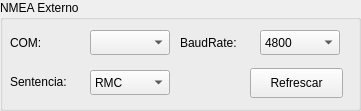
           <widget class="QGroupBox" name="box_NMEA_Ext">
            <property name="geometry">
             <rect>
              <x>750</x>
              <y>140</y>
              <width>361</width>
              <height>111</height>
             </rect>
            </property>
            <property name="title">
             <string>NMEA Externo</string>
            </property>
            <widget class="QLabel" name="label_31">
             <property name="geometry">
              <rect>
               <x>180</x>
               <y>30</y>
               <width>80</width>
               <height>25</height>
              </rect>
             </property>
             <property name="minimumSize">
              <size>
               <width>80</width>
               <height>25</height>
              </size>
             </property>
             <property name="maximumSize">
              <size>
               <width>80</width>
               <height>25</height>
              </size>
             </property>
             <property name="text">
              <string>BaudRate:</string>
             </property>
            </widget>
            <widget class="QComboBox" name="cbox_NMEAExt_BR">
             <property name="geometry">
              <rect>
               <x>260</x>
               <y>30</y>
               <width>80</width>
               <height>25</height>
              </rect>
             </property>
             <property name="minimumSize">
              <size>
               <width>80</width>
               <height>25</height>
              </size>
             </property>
             <property name="maximumSize">
              <size>
               <width>80</width>
               <height>25</height>
              </size>
             </property>
             <item>
              <property name="text">
               <string>4800</string>
              </property>
             </item>
             <item>
              <property name="text">
               <string>9600</string>
              </property>
             </item>
             <item>
              <property name="text">
               <string>38400</string>
              </property>
             </item>
            </widget>
            <widget class="QComboBox" name="cbox_NMEAExt_Sentencia">
             <property name="geometry">
              <rect>
               <x>90</x>
               <y>70</y>
               <width>80</width>
               <height>25</height>
              </rect>
             </property>
             <property name="minimumSize">
              <size>
               <width>80</width>
               <height>25</height>
              </size>
             </property>
             <property name="maximumSize">
              <size>
               <width>80</width>
               <height>25</height>
              </size>
             </property>
             <property name="currentText">
              <string>RMC</string>
             </property>
             <property name="currentIndex">
              <number>0</number>
             </property>
             <item>
              <property name="text">
               <string>RMC</string>
              </property>
             </item>
            </widget>
            <widget class="QLabel" name="label_32">
             <property name="geometry">
              <rect>
               <x>10</x>
               <y>69</y>
               <width>80</width>
               <height>25</height>
              </rect>
             </property>
             <property name="minimumSize">
              <size>
               <width>80</width>
               <height>25</height>
              </size>
             </property>
             <property name="maximumSize">
              <size>
               <width>80</width>
               <height>25</height>
              </size>
             </property>
             <property name="text">
              <string>Sentencia:</string>
             </property>
            </widget>
            <widget class="QComboBox" name="cbox_NMEAExt_COM">
             <property name="geometry">
              <rect>
               <x>90</x>
               <y>30</y>
               <width>80</width>
               <height>25</height>
              </rect>
             </property>
             <property name="minimumSize">
              <size>
               <width>80</width>
               <height>25</height>
              </size>
             </property>
             <property name="maximumSize">
              <size>
               <width>80</width>
               <height>25</height>
              </size>
             </property>
             <property name="currentIndex">
              <number>-1</number>
             </property>
            </widget>
            <widget class="QLabel" name="label_33">
             <property name="geometry">
              <rect>
               <x>10</x>
               <y>30</y>
               <width>45</width>
               <height>25</height>
              </rect>
             </property>
             <property name="minimumSize">
              <size>
               <width>45</width>
               <height>25</height>
              </size>
             </property>
             <property name="maximumSize">
              <size>
               <width>45</width>
               <height>25</height>
              </size>
             </property>
             <property name="text">
              <string>COM:</string>
             </property>
            </widget>
            <widget class="QPushButton" name="btn_NMEAExt_Refresh">
             <property name="geometry">
              <rect>
               <x>250</x>
               <y>68</y>
               <width>93</width>
               <height>30</height>
              </rect>
             </property>
             <property name="minimumSize">
              <size>
               <width>0</width>
               <height>30</height>
              </size>
             </property>
             <property name="maximumSize">
              <size>
               <width>16777215</width>
               <height>30</height>
              </size>
             </property>
             <property name="text">
              <string>Refrescar</string>
             </property>
            </widget>
           </widget>
